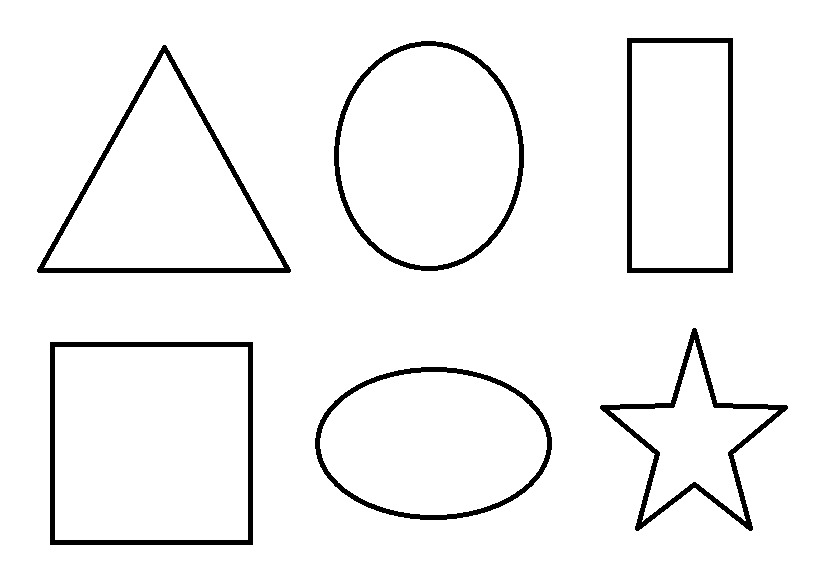
#> input picture Chapter-3/image.jpg, 824 x 568 px
$ python 2-Contours.py   (Python 2 division)   (older library calls are emulated)
#> lines starting #> are read from the running program, lines starting #| are printed output that depends on the picture; after the words box and inside, x2 and y2 are one past the last pixel; in counts of white or black regions, pixels touching at a corner belong together
import cv2

Orgimage = cv2.imread('image.jpg')
#> Orgimage is the input picture: shape (568, 824, 3); min 0, max 255, mean 243.6


grayimage = cv2.cvtColor(Orgimage, cv2.COLOR_BGR2GRAY)
cv2.imshow("grayimage" ,  grayimage)
cv2.waitKey()


CannyEdge = cv2.Canny(grayimage,50,100)
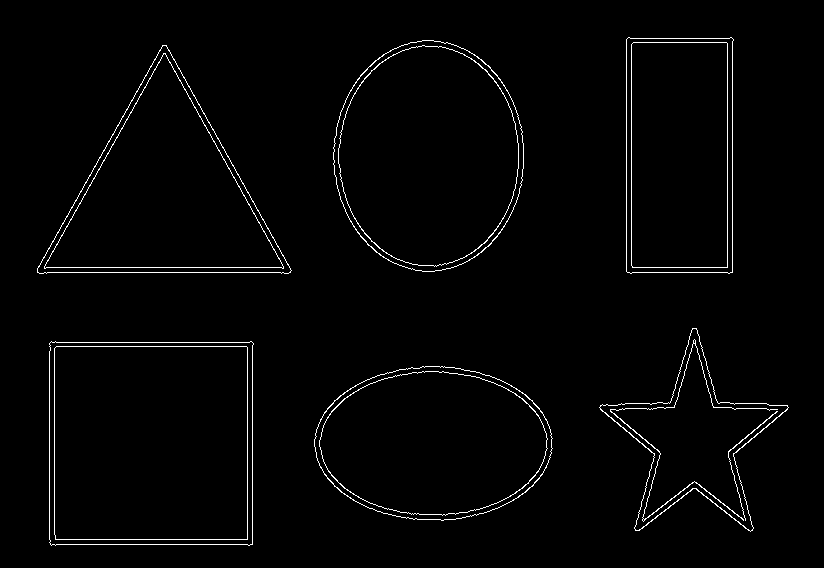
#> CannyEdge: shape (568, 824); 1.8% white in thin lines or dots, all inside (x1, y1, x2, y2) = (37, 37, 789, 546)
cv2.imshow("CannyEdges" ,  CannyEdge)
cv2.waitKey()

image, contours, hierarchy = cv2.findContours(CannyEdge,cv2.RETR_EXTERNAL,cv2.CHAIN_APPROX_SIMPLE)
#> contours = 6 contours; box (x1, y1, x2, y2) and area: (49, 341, 254, 546) 41007, (333, 40, 524, 272) 34346, (37, 45, 292, 274) 29574, (314, 366, 553, 521) 28514, (626, 37, 734, 274) 24813, (599, 328, 789, 532) 14166


# cv2.drawContours(image,contours,-1,(0,255,0),5)
#
# cv2.imshow("Contour Image" , image)
# cv2.waitKey()

def contour_Area (contours):
  area =[]

  for c in contours :
      C_area = cv2.contourArea(c)
      area.append(C_area)

  return area


Sorted_Contour = sorted(contours,key=cv2.contourArea,reverse=True)
#> Sorted_Contour has the same summary as contours

print Sorted_Contour
#> (printed output is left out)


for c in Sorted_Contour :
    cv2.drawContours(Orgimage,[c],-1,(0,0,255),5)
    cv2.waitKey(0)
    cv2.imshow("Contour By Area",Orgimage)
#> this loop made 6 passes
#> pass 1, `cv2.imshow("Contour By Area",Orgimage)`:
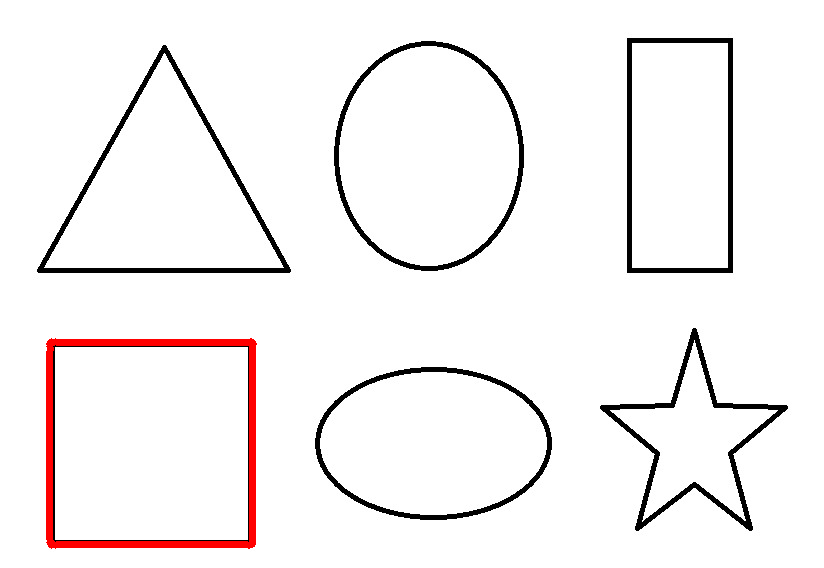
#> window 'Contour By Area': shape (568, 824, 3); mean B, G, R 242.1, 242.1, 245.2
#> pass 2, `cv2.imshow("Contour By Area",Orgimage)`:
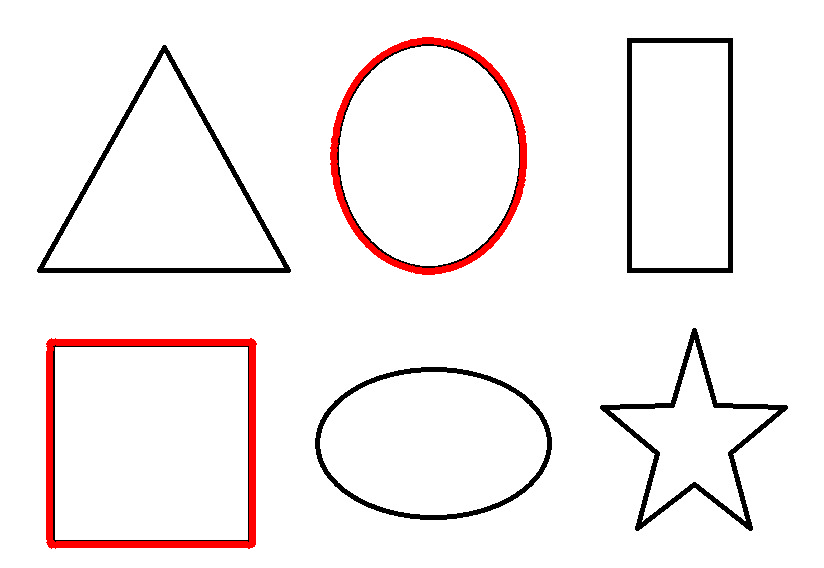
#> window 'Contour By Area': shape (568, 824, 3); mean B, G, R 240.9, 240.9, 246.4
#> after the loop:
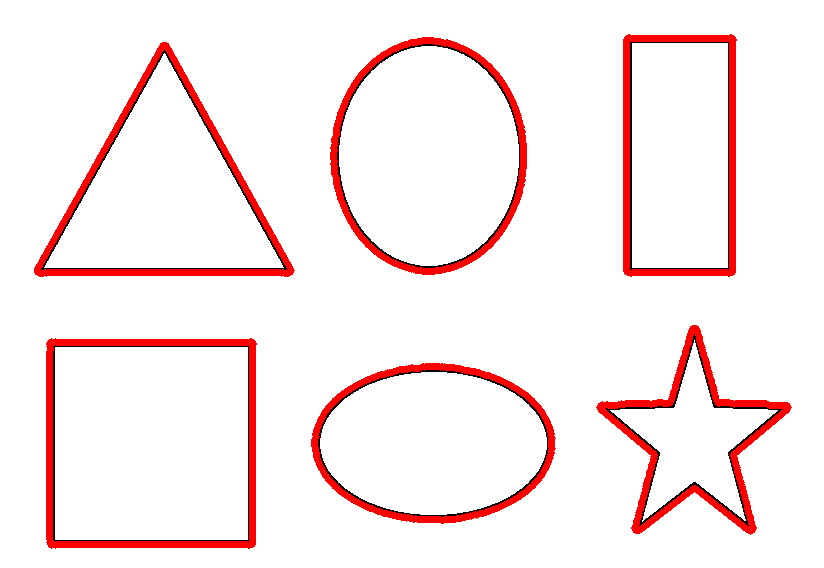
#> Orgimage: shape (568, 824, 3); 6.18% of pixels changed, all inside (x1, y1, x2, y2) = (34, 34, 792, 549)


cv2.destroyAllWindows()

$ run again, with Chapter-3/hand.jpg copied over Chapter-3/image.jpg
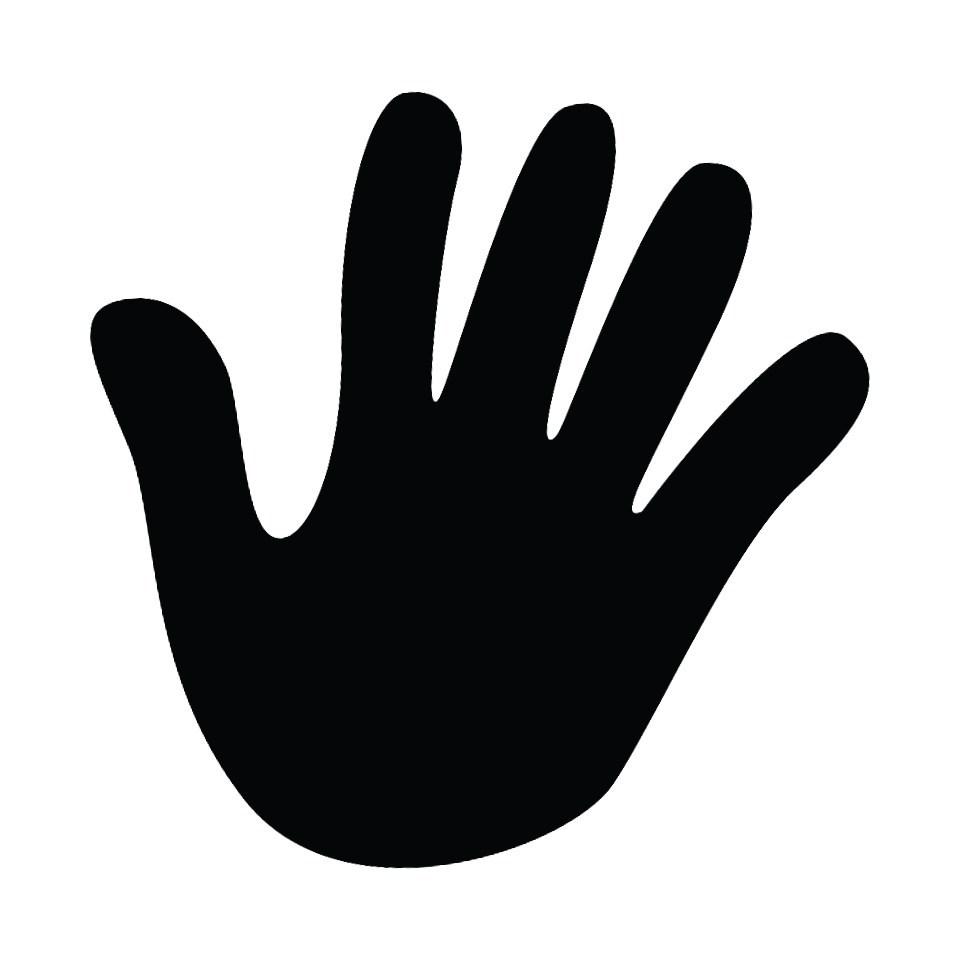
#> input picture Chapter-3/hand.jpg, 960 x 960 px
#> Orgimage is the input picture: shape (960, 960, 3); mean B, G, R 167.9, 167.2, 166.8
#> `CannyEdge = cv2.Canny(grayimage,50,100)`:
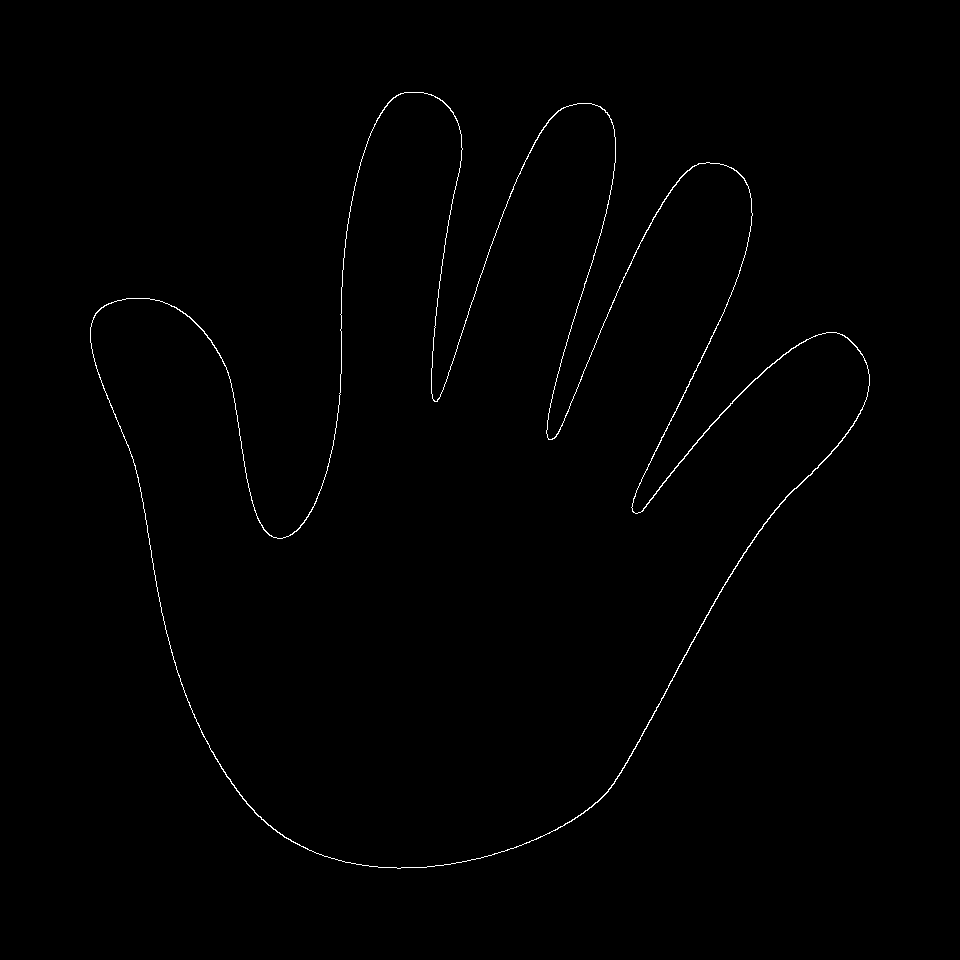
#> CannyEdge: shape (960, 960); 0.54% white in thin lines or dots, all inside (x1, y1, x2, y2) = (90, 92, 870, 869)
#> contours = 1 contour; box (x1, y1, x2, y2) and area: (90, 92, 870, 869) 325363
#> Sorted_Contour has the same summary as contours
#> (printed output is left out)
#> the loop `for c in Sorted_Contour :` made 1 pass
#> pass 1, `cv2.imshow("Contour By Area",Orgimage)`:
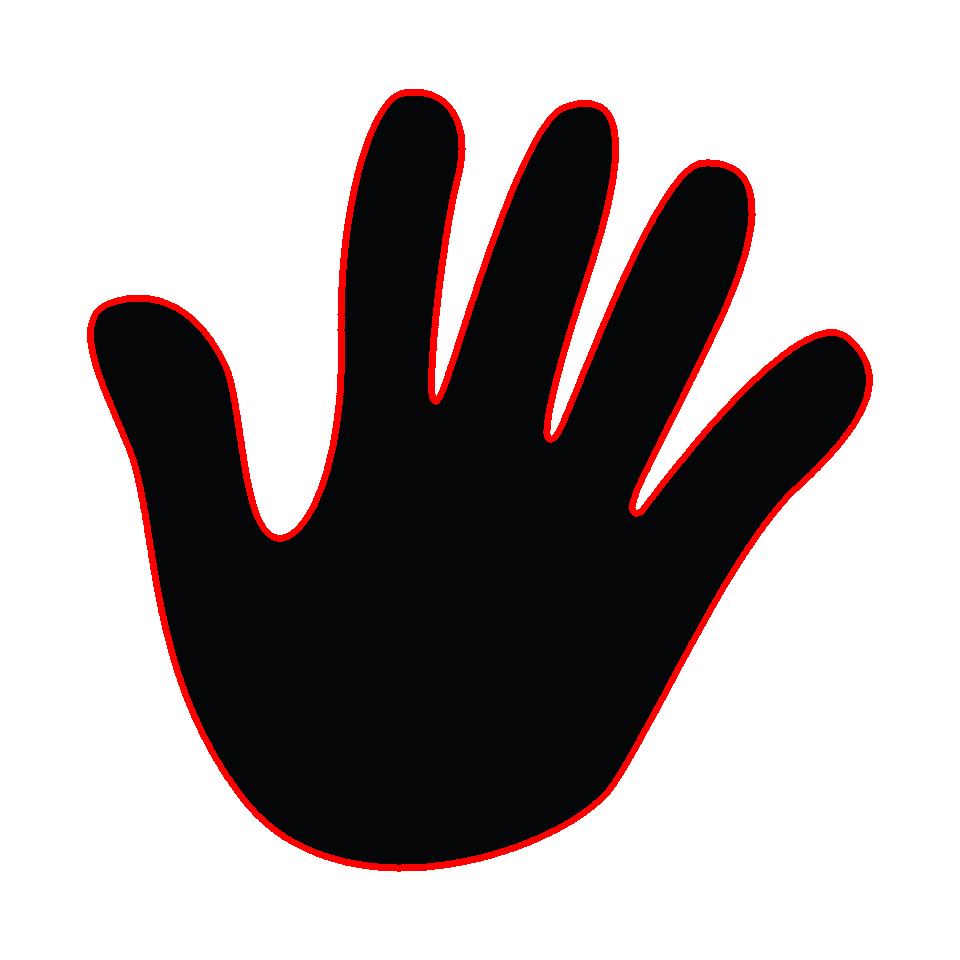
#> window 'Contour By Area': shape (960, 960, 3); mean B, G, R 163.6, 163, 170.6

$ run again, with Chapter-3/house.jpg copied over Chapter-3/image.jpg
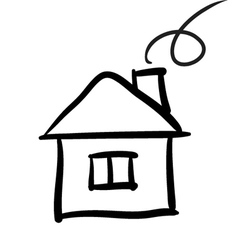
#> input picture Chapter-3/house.jpg, 238 x 250 px
#> Orgimage is the input picture: shape (250, 238, 3); min 0, max 255, mean 228.5
#> `CannyEdge = cv2.Canny(grayimage,50,100)`:
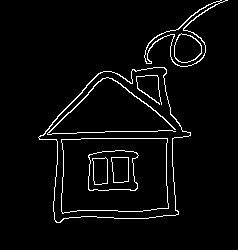
#> CannyEdge: shape (250, 238); 3.8% white in thin lines or dots, all inside (x1, y1, x2, y2) = (38, 0, 228, 223)
#> contours = 2 contours; box (x1, y1, x2, y2) and area: (38, 67, 191, 223) 16249, (144, 0, 228, 67) 1400
#> Sorted_Contour has the same summary as contours
#> (printed output is left out)
#> the loop `for c in Sorted_Contour :` made 2 passes
#> pass 2, `cv2.imshow("Contour By Area",Orgimage)`:
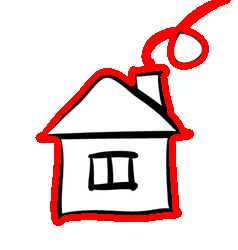
#> window 'Contour By Area': shape (250, 238, 3); mean B, G, R 215.1, 215.1, 239.1
